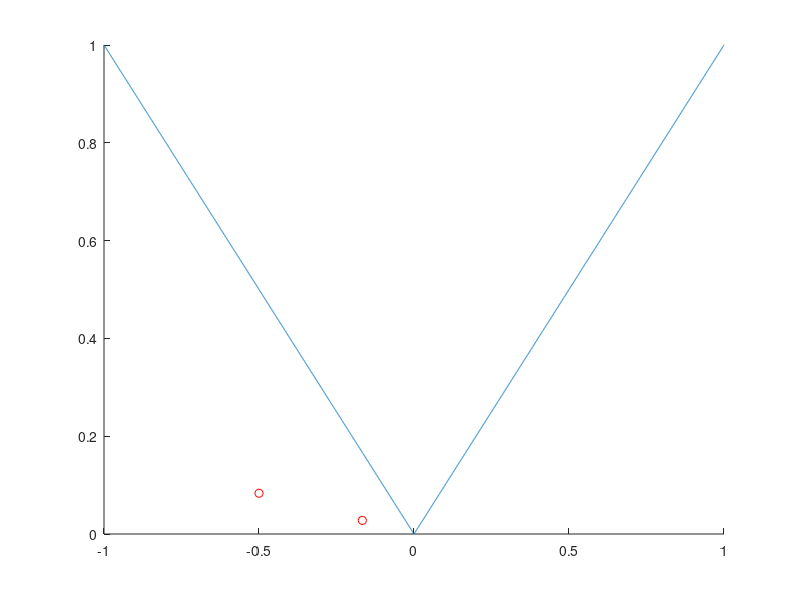

Source code (MATLAB): (Note: this script raises an error after producing the figure.)
clc
clear
close all


A =  [1 -1 1; 1 1 1; 1 3 9; 1 2 4];
y = [2;3;-5;7];


ATA = A'*A;
Ay = A'*y;

x = ATA\Ay
sol = [11/2; 9/4; -7/4]

%%


clc
clear
close all


A =  [1 0; 1 1/2; 1 1; 1 2]
y = [0; 3/2; 3/2; 5/2];


ATA = A'*A;
Ay = A'*y;

x = ATA\Ay


%%

clc
clear
close all

x = linspace(-1, 1, 10000);
y = @(x) abs(x);

figure
hold on
plot(x, y(x));

plot(-1/6, (-1/6+1/2)/2*y(-1/6), "or")
plot(-1/2, (-1/6+1/2)/2*y(-1/2), "or")
plot(-1/6*ones(100,1), x)
plot(-1/2*ones(100,1), x)
plot(-(-1/6+1/2)/2, 0, "or")


%%

clc
clear
close all

f = @(x) -3.*cos(x).*(1-3.*sin(x).^2)+2.*(1-2.*sin(x).^2)

x = linspace(0, pi);

plot(x, f(x))

%%
clc
clear
close all

h = pi/2;

y = @(x) cos(x)^3+sin(x)^2

f = @(x) h/6 * (y(x) + 4*y(x+h/2) + y(x+h))

f(0) + f(pi/2)

%%

clc
clear
close all

a = 1/4;
b = 3/4;
dx = 0.5;

f = @(x) x.*(x <=1/2) + 1/2.*(x>1/2);
tutto = integral(f, a,b)/dx

meta = integral(f, 1/4, 1/2)
altrameta = integral(f, 1/2, 3/4)


%% 
clc
clear
close all

t0 = 0;
tf = 1;

x0 = -3/4-2;
xf = 3/4+2;

a = 4;
lambda_a = 3/4;


f = @(x) abs(x).*(abs(x) <=1/2 ) + 1/2.*(abs(x)>1/2);
spazio = linspace(x0,xf);

plot(spazio, f(spazio))
lambda = lambda_a/a;
dx = 0.5;

dt = dx*lambda;

x = x0:dx:xf;

U = [];
for k=1:length(x)-1

    U(end+1,1) = 1/dx * integral(f, x(k), x(k+1))
end

nt = 2;

for t=1:nt
    U_sx = [U(end); U(1:end-1)];
    U_dx = [U(2:end); U(1)];


    U = 1/2 * (U_sx + U_dx) - 1/2 * lambda*a*(U_dx - U_sx)

end


%% 
clc
clear
close all

M = 1000;
f = @(x) cos(cos(x)-sin(x));
x_i = 0;
x_f = pi;
u0 = 1;
nL = -0.5;
h = pi/M;
muf = @(x) exp(sin(x));
mux = h/2:h:pi-h/2;
x = 0:h:pi;

d = [muf(mux(1:end-1))+muf(mux(2:end)) , muf(mux(end))];
cl = [-muf(mux(2:end)), 0];
cu = [0, -muf(mux(2:end))];
A = spdiags([cl' d' cu'],[-1 0 1], M, M)/h^2;
b_f = f(x(2:end))';
b_f(end) = b_f(end)/2;
b_c = zeros(M,1);
b_c(1) = muf(mux(1))./h^2 *u0;
b_c(end) = nL/h;
b = b_f+b_c;

u = A\b;
u =[u0;u];
max(u)
